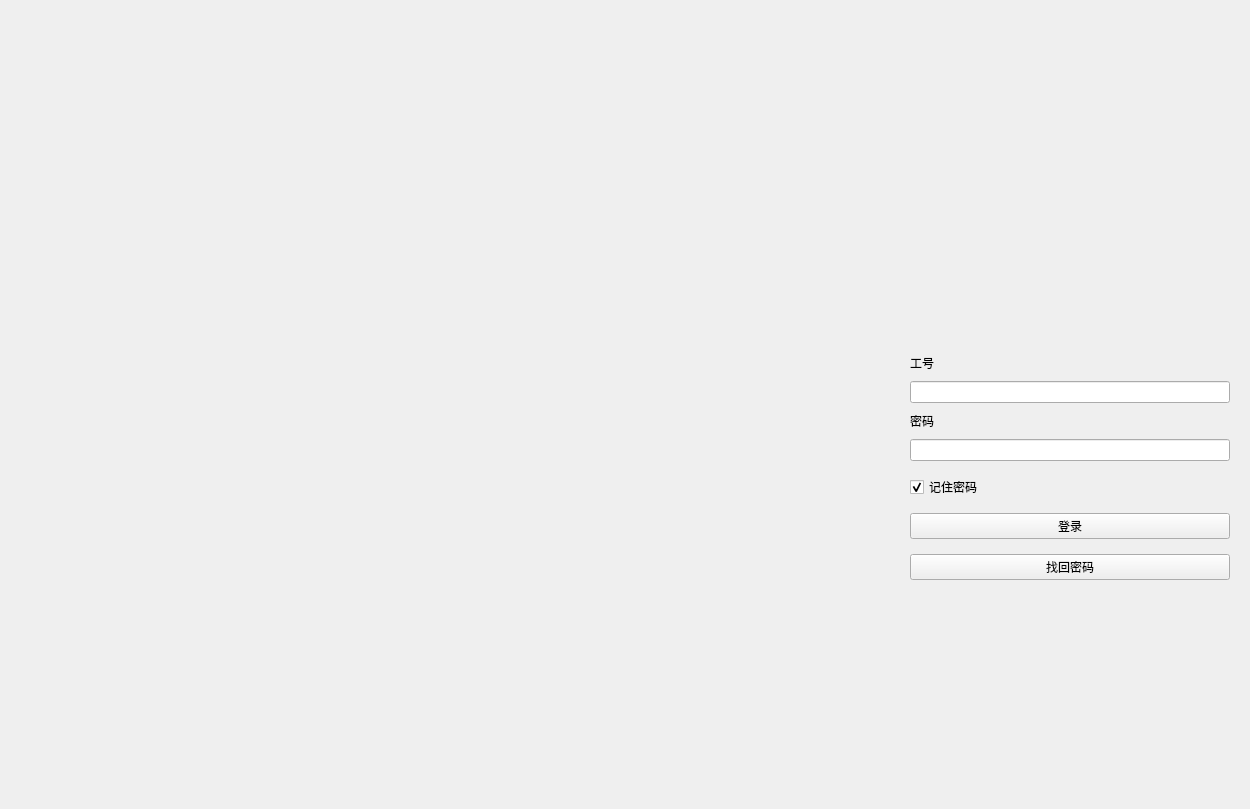
<?xml version="1.0" encoding="UTF-8"?>
<ui version="4.0">
 <class>LoginAdmin</class>
 <widget class="QWidget" name="LoginAdmin">
  <property name="geometry">
   <rect>
    <x>0</x>
    <y>0</y>
    <width>1250</width>
    <height>809</height>
   </rect>
  </property>
  <property name="minimumSize">
   <size>
    <width>700</width>
    <height>500</height>
   </size>
  </property>
  <property name="windowTitle">
   <string>Form</string>
  </property>
  <layout class="QHBoxLayout" name="horizontalLayout">
   <property name="spacing">
    <number>0</number>
   </property>
   <property name="leftMargin">
    <number>0</number>
   </property>
   <property name="topMargin">
    <number>0</number>
   </property>
   <property name="rightMargin">
    <number>0</number>
   </property>
   <property name="bottomMargin">
    <number>0</number>
   </property>
   <item>
    <widget class="QLabel" name="label">
     <property name="text">
      <string/>
     </property>
     <property name="pixmap">
      <pixmap resource="../resource.qrc">:/images/library-4.png</pixmap>
     </property>
     <property name="scaledContents">
      <bool>true</bool>
     </property>
    </widget>
   </item>
   <item>
    <widget class="QWidget" name="widget" native="true">
     <property name="sizePolicy">
      <sizepolicy hsizetype="Preferred" vsizetype="Preferred">
       <horstretch>0</horstretch>
       <verstretch>0</verstretch>
      </sizepolicy>
     </property>
     <property name="minimumSize">
      <size>
       <width>360</width>
       <height>0</height>
      </size>
     </property>
     <property name="maximumSize">
      <size>
       <width>360</width>
       <height>16777215</height>
      </size>
     </property>
     <property name="styleSheet">
      <string notr="true">QLabel{
	font: 13px 'Microsoft YaHei'
}</string>
     </property>
     <layout class="QVBoxLayout" name="verticalLayout_2">
      <property name="spacing">
       <number>9</number>
      </property>
      <property name="leftMargin">
       <number>20</number>
      </property>
      <property name="topMargin">
       <number>20</number>
      </property>
      <property name="rightMargin">
       <number>20</number>
      </property>
      <property name="bottomMargin">
       <number>20</number>
      </property>
      <item>
       <spacer name="verticalSpacer">
        <property name="orientation">
         <enum>Qt::Vertical</enum>
        </property>
        <property name="sizeHint" stdset="0">
         <size>
          <width>20</width>
          <height>40</height>
         </size>
        </property>
       </spacer>
      </item>
      <item alignment="Qt::AlignHCenter">
       <widget class="QLabel" name="label_2">
        <property name="enabled">
         <bool>true</bool>
        </property>
        <property name="sizePolicy">
         <sizepolicy hsizetype="Preferred" vsizetype="Expanding">
          <horstretch>0</horstretch>
          <verstretch>0</verstretch>
         </sizepolicy>
        </property>
        <property name="minimumSize">
         <size>
          <width>100</width>
          <height>100</height>
         </size>
        </property>
        <property name="maximumSize">
         <size>
          <width>100</width>
          <height>100</height>
         </size>
        </property>
        <property name="text">
         <string/>
        </property>
        <property name="pixmap">
         <pixmap resource="../resource.qrc">:/images/logo.png</pixmap>
        </property>
        <property name="scaledContents">
         <bool>true</bool>
        </property>
       </widget>
      </item>
      <item>
       <spacer name="verticalSpacer_3">
        <property name="orientation">
         <enum>Qt::Vertical</enum>
        </property>
        <property name="sizeType">
         <enum>QSizePolicy::Fixed</enum>
        </property>
        <property name="sizeHint" stdset="0">
         <size>
          <width>20</width>
          <height>15</height>
         </size>
        </property>
       </spacer>
      </item>
      <item>
       <widget class="BodyLabel" name="label_5">
        <property name="text">
         <string>工号</string>
        </property>
       </widget>
      </item>
      <item>
       <widget class="LineEdit" name="lineEdit">
        <property name="placeholderText">
         <string/>
        </property>
        <property name="clearButtonEnabled">
         <bool>true</bool>
        </property>
       </widget>
      </item>
      <item>
       <widget class="BodyLabel" name="label_6">
        <property name="text">
         <string>密码</string>
        </property>
       </widget>
      </item>
      <item>
       <widget class="LineEdit" name="lineEdit_2">
        <property name="echoMode">
         <enum>QLineEdit::Password</enum>
        </property>
        <property name="placeholderText">
         <string/>
        </property>
        <property name="clearButtonEnabled">
         <bool>true</bool>
        </property>
       </widget>
      </item>
      <item>
       <spacer name="verticalSpacer_5">
        <property name="orientation">
         <enum>Qt::Vertical</enum>
        </property>
        <property name="sizeType">
         <enum>QSizePolicy::Fixed</enum>
        </property>
        <property name="sizeHint" stdset="0">
         <size>
          <width>20</width>
          <height>5</height>
         </size>
        </property>
       </spacer>
      </item>
      <item>
       <widget class="CheckBox" name="checkBox">
        <property name="text">
         <string>记住密码</string>
        </property>
        <property name="checked">
         <bool>true</bool>
        </property>
       </widget>
      </item>
      <item>
       <spacer name="verticalSpacer_4">
        <property name="orientation">
         <enum>Qt::Vertical</enum>
        </property>
        <property name="sizeType">
         <enum>QSizePolicy::Fixed</enum>
        </property>
        <property name="sizeHint" stdset="0">
         <size>
          <width>20</width>
          <height>5</height>
         </size>
        </property>
       </spacer>
      </item>
      <item>
       <widget class="PrimaryPushButton" name="pushButton">
        <property name="text">
         <string>登录</string>
        </property>
       </widget>
      </item>
      <item>
       <spacer name="verticalSpacer_6">
        <property name="orientation">
         <enum>Qt::Vertical</enum>
        </property>
        <property name="sizeType">
         <enum>QSizePolicy::Fixed</enum>
        </property>
        <property name="sizeHint" stdset="0">
         <size>
          <width>20</width>
          <height>6</height>
         </size>
        </property>
       </spacer>
      </item>
      <item>
       <widget class="HyperlinkButton" name="pushButton_2">
        <property name="text">
         <string>找回密码</string>
        </property>
       </widget>
      </item>
      <item>
       <spacer name="verticalSpacer_2">
        <property name="orientation">
         <enum>Qt::Vertical</enum>
        </property>
        <property name="sizeHint" stdset="0">
         <size>
          <width>20</width>
          <height>40</height>
         </size>
        </property>
       </spacer>
      </item>
     </layout>
    </widget>
   </item>
  </layout>
 </widget>
 <customwidgets>
  <customwidget>
   <class>LineEdit</class>
   <extends>QLineEdit</extends>
   <header>qfluentwidgets</header>
  </customwidget>
  <customwidget>
   <class>PrimaryPushButton</class>
   <extends>QPushButton</extends>
   <header>qfluentwidgets</header>
  </customwidget>
  <customwidget>
   <class>CheckBox</class>
   <extends>QCheckBox</extends>
   <header>qfluentwidgets</header>
  </customwidget>
  <customwidget>
   <class>HyperlinkButton</class>
   <extends>QPushButton</extends>
   <header>qfluentwidgets</header>
  </customwidget>
  <customwidget>
   <class>BodyLabel</class>
   <extends>QLabel</extends>
   <header>qfluentwidgets</header>
  </customwidget>
 </customwidgets>
 <resources>
  <include location="../resource.qrc"/>
 </resources>
 <connections/>
</ui>
